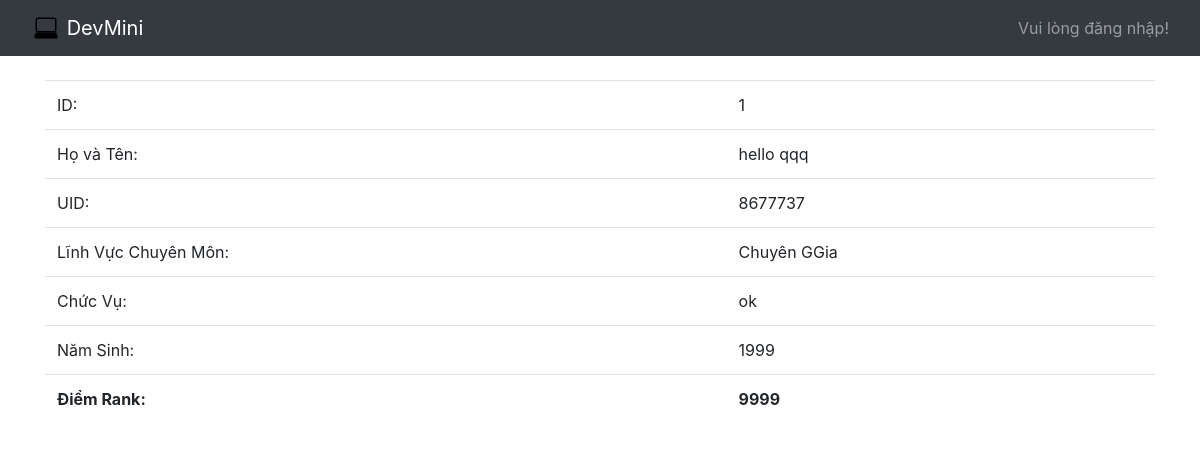
/infor/1/, run on an earlier commit of the app's database.
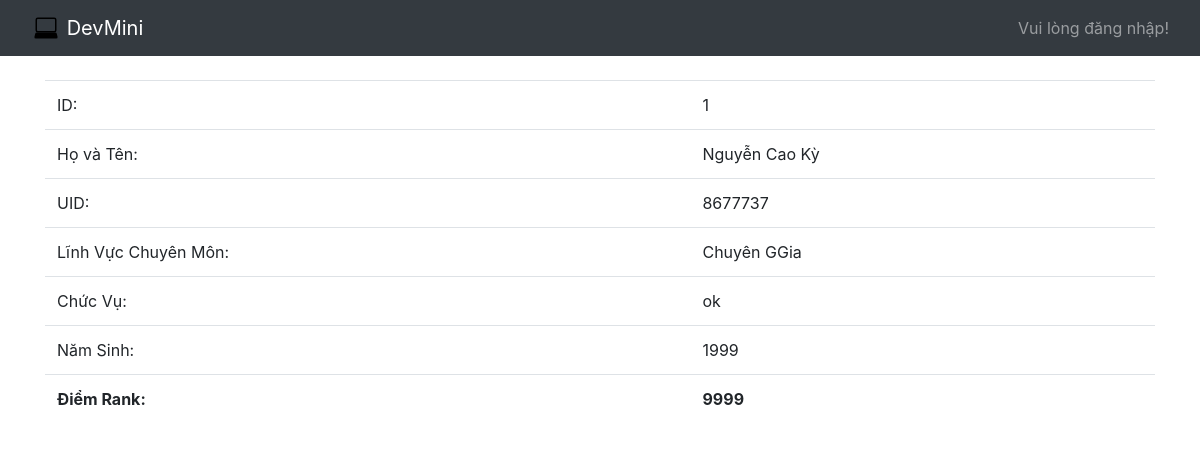
And on a later commit of the database.
### home/models.py (models this page shows)
class MyUser(AbstractUser):
    Point=models.IntegerField(default=0)
    Linhvuc=models.CharField(max_length=500,default="Không có")
    Namsinh=models.IntegerField(default=0)
    Chucvu=models.CharField(max_length=500,default="Không có")
    Noio=models.CharField(max_length=500,default="")
    Uid=models.IntegerField(default=0)

### home/views.py (the view)
# urls.py: path('infor/<int:id>/', views.inforRank),
def inforRank(request,id):
   rank = MyUser.objects.get(id=id)
   return render(request,'pages/infor.html',{'rank':rank})

### home/templates/pages/infor.html (shortened to what this page needs)
{% extends "pages/base.html" %}
{% block content %}
<table class="table table-hover">
  <tbody>
  <tr>
      <td>ID:</td>
      <td>{{rank.id}}</td>
    </tr>
    <tr>
    <tr>
      <td>Họ và Tên:</td>
      <td>{{rank.first_name}} {{rank.last_name}}</td>
    </tr>
    <tr>
      <td>UID:</td>
      <td>{{rank.Uid}}</td>
    </tr>
    <tr>
      <td>Lĩnh Vực Chuyên Môn:</td>
      <td>{{rank.Linhvuc}}</td>
    </tr>
    <tr>
      <td>Chức Vụ:</td>
      <td>{{rank.Chucvu}}</td>
    </tr>
    <tr>
      <td>Năm Sinh:</td>
      <td>{{rank.Namsinh}}</td>
    </tr>
    <tr>
      <td><b>Điểm Rank:</b></td>
      <td><b>{{rank.Point}}</b></td>
    </tr>
  </tbody>
</table>
{% endblock %}

What changed in the data, as far as the page shows it:
changed MyUser "Chuyên GGia": first_name "hello" → "Nguyễn Cao"; last_name "qqq" → "Kỳ"
